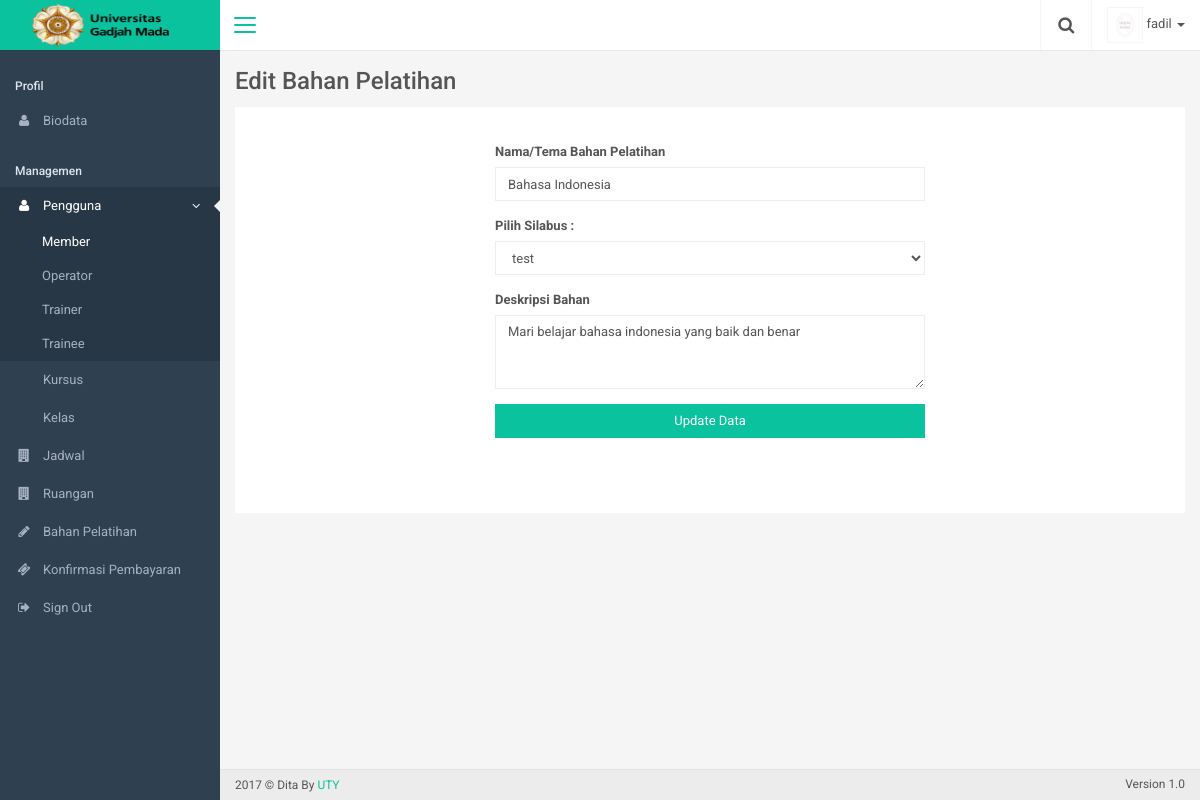
The page /admin/admin_area.php?page=bahanpelatihan.frm-update&id=6 (signed in) on the database its author committed.
### tables this page shows
CREATE TABLE IF NOT EXISTS `ref_matapelajaran` (
`matapelajaran_id` int(30) NOT NULL,
  `syllabus_id` varchar(30) NOT NULL,
  `matapelajaran_name` varchar(40) NOT NULL,
  `matapelajaran_description` text NOT NULL
);

### admin/modul/bahanpelatihan/frm-update.php (the view, shortened to what this page needs)
<?php
  $var_bahanId=$_GET['id'];
  $sql="SELECT * FROM ref_matapelajaran m JOIN ref_syllabus s ON s.syllabus_id=m.syllabus_id where m.matapelajaran_id='".$var_bahanId."'";
  $result=mysql_query($sql);
  $data=mysql_fetch_array($result);
  ?>
  <div class="layout-content">
    <div class="layout-content-body">
      <div class="title-bar">
        <h1 class="title-bar-title">
          <span class="d-ib">Edit Bahan Pelatihan</span>
        </h1>
      </div>
      <div class="row gutter-xs">
        <div class="col-xs-12">
          <div class="card">
            <div class="card-body">
              <div class="col-sm-6 col-sm-offset-3">
                <div class="demo-form-wrapper">
                  <br>
                   <form id="defaultForm" method="post" action="?page=bahanpelatihan.proces-update" enctype="multipart/form-data">
                    <div class="form-group">
                      <label for="ruangan">Nama/Tema Bahan Pelatihan</label>
                      <input name="frm_bahanname" class="form-control" type="text" value="<?php echo $data['matapelajaran_name']; ?>" >
                    </div>
                    <div class="form-group">
                    <label class="control-label">Pilih Silabus :</label>
                    <select name="frm_syllabustitle" class="form-control" required="">
                        <?php
                          $sqlceksilabus="SELECT * from ref_syllabus";
                          $runsql=mysql_query($sqlceksilabus);
                          while ($datasilabus=mysql_fetch_array($runsql)) {
                                  $varId_silabus=$datasilabus['syllabus_id'];
                                  $varTitle_silabus=$datasilabus['syllabus_title'];
                        ?>
                        <option selected value='<?php echo $varId_silabus; ?>'><?php echo $varTitle_silabus; ?></option>
                        <?php
                          }
                        ?>
                    </select>
                  </div>
                     <div class="form-group">
                        <label for="keterangan">Deskripsi Bahan</label>
                        <textarea name="frm_bahandescription" class="form-control" rows="3"><?php echo $data['matapelajaran_description'] ?></textarea>
                      </div>
                    <div class="form-group">
                      <button class="btn btn-primary btn-block" type="submit">Update Data</button>
                    </div>
                  </form>
                </div>
              </div>
            </div>
          </div>
        </div>
      </div>
    </div>
  </div>

### rows shown on the page
ref_matapelajaran: frm_bahanname "Bahasa Indonesia", frm_bahandescription "Mari belajar bahasa indonesia yang baik dan benar"

### other values the page prints
$_SESSION['username'] "fadil"
form field frm_syllabustitle "test"
